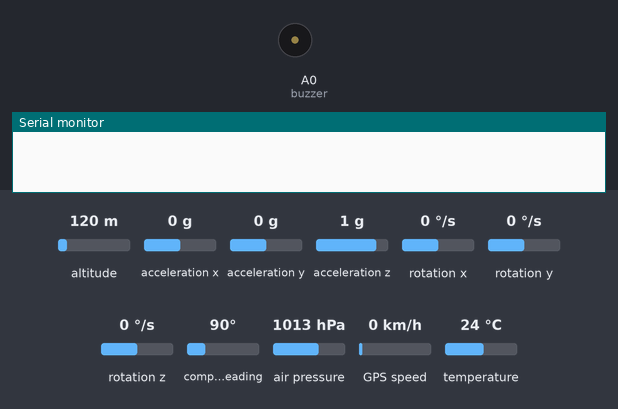
This program was run on a simulated Teensy 3. Parts: buzzer (waves = sounding), the last lines printed to the serial monitor. The inputs (shaded band) are chosen by the test bench; at power-on: altitude 120 m, acceleration x 0 g, acceleration y 0 g, acceleration z 1 g, rotation x 0 °/s, rotation y 0 °/s, rotation z 0 °/s, compass heading 90°, air pressure 1013 hPa, GPS speed 0 km/h, temperature 24 °C. Storage starts empty; the GPS gets a fix after 3 s at 37.7749, -122.4194 with 8 satellites.

Above: at 0.1 s.
At 1.1 s:
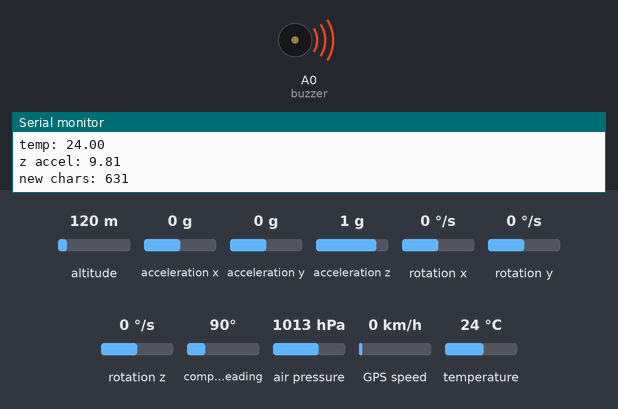
Timing chart, 0 to 2.6 s (numbered marks = the images above):
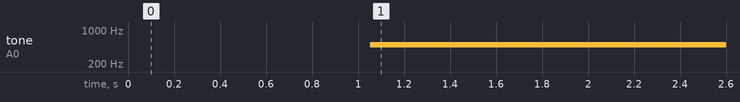

Measured:
- by itself, tone on A0 (buzzer): silent → 500 Hz at 1.1 s

The program:

main.cpp
```cpp
#include <Arduino.h>

// Sensors
#include <Adafruit_BMP280.h>
#include <Adafruit_BNO055.h>
#include <Adafruit_GPS.h>
#include <TinyGPS++.h>
#include <SD.h>

// Other
#include <Wire.h>  // for I2C communication
#include <utility/imumaths.h>

// Modified RX/TX serial for GPS and XTEND communication
#define gpsSerial Serial5
#define xtendSerial Serial4
#define DEBUG_MODE true

#define buzzer 14  // pin must be PWM
#define BUZZER_FREQ 500
#define BUZZER_DUR 500  // in ms

// Refer to https://www.pjrc.com/teensy/pinout.html for pinout. Vin --> 3.3V (T)
Adafruit_BMP280 bmp;  // I2C wiring: SCK-->SCL0 (T19), SDI-->SDA0 (T18)
Adafruit_BNO055 bno;  // I2C wiring: SCL-->SCL0 (T19), SDA-->SDA0 (T18)

// These refer to the same sensor. Adafruit's library is used to start it, and TinyGPSPlus is used to read
Adafruit_GPS GPS(&gpsSerial);  // HW serial: TX-->RX (T0), RX-->TX (T1)
TinyGPSPlus gps;

// Configuration vars
String file_prefix = "data";
String file_type = ".txt";
const int card_chip_select = BUILTIN_SDCARD;
String header = "Latitude,Longitude,BMP_altitude,Time_passed,Temperature,GPS_speed,Accel_magnitude,Satellites,Fix,GPS_altitude,Heading,Pressure,IMU_speed, new_char_processed,Accel_x,Accel_y,Accel_z,Gyro_x,Gyro_y,Gyro_z,Mag_x,Mag_y,Mag_z";

// Functional vars
String datastring;
String cache;  // cached datastrings
int file_num = 0;  // current file number
int cached_records = 0;  // current number of cached records; used to determine whether or not to write to SD
int file_records = 0;  // total records in the current file
int cache_max = 50;  // cache this many records before writing to the file
int max_records = 500;  // maximum number of records per file
bool using_interrupt = false;  // GPS: false by default

uint32_t t_curr, t_prev;  // timers
float ground_alt, alt_prev;
float accel_x,accel_y,accel_z,gyro_x,gyro_y,gyro_z,mag_x,mag_y,mag_z,temperature,pressure,alt,speed,accel_magnitude;
uint32_t sats,chars_processed,new_chars_processed,prev_chars_processed; bool fix; double gps_speed,gps_alt; float lng,lat,heading;  // GPS vars

int counter = 0;

// Function prototypes to keep the board happy
static int create_file(int file_num);
static void read_data();
static void send_data();
static void store_data();
static void buzz();
void use_interrupt(bool);

void setup() {
  Serial.begin(9600);
  xtendSerial.begin(9600); while (!xtendSerial);

  // GPS setup
  GPS.begin(9600);
  gpsSerial.begin(9600);
  GPS.sendCommand(PMTK_SET_NMEA_OUTPUT_RMCGGA);  // Comment this line to turn off RMC (recommended minimum) and GGA (fix data) including altitude
  //GPS.sendCommand(PMTK_SET_NMEA_OUTPUT_RMCONLY);  // Uncomment this line to turn on only the "minimum recommended" data
  GPS.sendCommand(PMTK_SET_NMEA_UPDATE_5HZ);  // Set the update rate -- TEST TO SEE IF 1HZ or 5HZ WORKS BETTER
  //GPS.sendCommand(PGCMD_ANTENNA);  // Uncomment to request updates on antenna status

  #ifdef __arm__
    using_interrupt = false;  // NOTE: we don't want to use interrupts on the Due
  #else
    useInterrupt(true);
  #endif
  delay(1000);
  gpsSerial.println(PMTK_Q_RELEASE);

  // Begin the other sensors
  if (!bmp.begin())
    Serial.println("Error: bmp not detected.");
  if (!bno.begin())
    Serial.println("Error: bno not detected.");
  if (!SD.begin(card_chip_select))
    Serial.println("Error: SD card not detected.");

  file_num = create_file(file_num);

  ground_alt = bmp.readAltitude();
  t_prev = millis();
  alt_prev = ground_alt;
}

void loop() {
  read_data();
  store_data();
  if (counter % 20 == 0) {
    buzz();  // buzz every 10 iterations; ~500ms
  }
  counter++;
}

// Create a new file, usually with an index one higher than the previous
static int create_file(int file_num) {
  int current_num = file_num + 1;
  String file_name;

  while(true) {
    file_name = file_prefix + current_num + file_type;
    char data_file_char_array[file_name.length() + 1];
    file_name.toCharArray(data_file_char_array, file_name.length() + 1);

    // If the file doesn't exist, create it, otherwise try the next number
    if (!SD.exists(data_file_char_array)) {
      File datafile = SD.open(data_file_char_array, FILE_WRITE);
      datafile.println(header);
      datafile.close();
      break;
    } else {
      current_num++;
    }
  }
  return current_num;
}

static void read_data() {
  // ############ Read from the sensors ############
  imu::Vector<3> accel_euler = bno.getVector(Adafruit_BNO055::VECTOR_ACCELEROMETER);
  accel_x = accel_euler.x();
  accel_y = accel_euler.y();
  accel_z = accel_euler.z();

  imu::Vector<3> gyro_euler = bno.getVector(Adafruit_BNO055::VECTOR_GYROSCOPE);
  gyro_x = gyro_euler.x();
  gyro_y = gyro_euler.y();
  gyro_z = gyro_euler.z();

  imu::Vector<3> mag_euler = bno.getVector(Adafruit_BNO055::VECTOR_MAGNETOMETER);
  mag_x = mag_euler.x();
  mag_y = mag_euler.y();
  mag_z = mag_euler.z();

  temperature = bmp.readTemperature();
  pressure = bmp.readPressure();
  alt = bmp.readAltitude() - ground_alt;

  // Calculate velocity and magnitude of acceleration
  t_curr = millis();
  speed = (alt - alt_prev)/((t_curr - t_prev)/1000.0);
  accel_magnitude = sqrt(pow(accel_x,2) + pow(accel_y,2) + pow(accel_z,2));
  t_prev = t_curr;
  alt_prev = alt;

  while (gpsSerial.available()) gps.encode(gpsSerial.read());
  chars_processed = gps.charsProcessed();
  new_chars_processed = chars_processed - prev_chars_processed;
  prev_chars_processed = chars_processed;

  sats = gps.satellites.value();
  lng = gps.location.lng();
  lat = gps.location.lat();
  heading = gps.course.deg();
  gps_speed = gps.speed.kmph();
  gps_alt = gps.altitude.meters();
  fix = (gps.sentencesWithFix() > 0 && new_chars_processed > 30)? true:false;

  if (DEBUG_MODE && counter % 100 == 0) {
    Serial.println();
    Serial.println("##################### NEW TRANSMISSION ######################");
    Serial.print("temp: "); Serial.println(temperature);
    Serial.print("z accel: "); Serial.println(accel_z);
    //Serial.print("sats: "); Serial.println(sats);
    //Serial.print("fix: "); Serial.println(fix);
    Serial.print("new chars: "); Serial.println(new_chars_processed);
  }

  // ############ Create the datastring ############
  datastring += String(lat, 6);
  datastring += ",";
  datastring += String(lng, 6);
  datastring += ",";
  datastring += alt;  // from the BMP
  datastring += ",";
  datastring += String(t_curr);  // in milliseconds
  datastring += ",";
  datastring += temperature;
  datastring += ",";

  datastring += String(gps_speed, 6);  // in kmph
  datastring += ",";
  datastring += accel_magnitude;
  datastring += ",";
  datastring += String(sats, 0);
  datastring += ",";

  send_data();  // to the xtend


  datastring += String(fix);
  datastring += ",";
  datastring += String(gps_alt, 6);  // in metres
  datastring += ",";
  datastring += String(heading, 6);  // in degrees
  datastring += ",";
  datastring += pressure;
  datastring += ",";
  datastring += speed;  // calculated from the IMU data
  datastring += ",";
  datastring += String(new_chars_processed);
  datastring += ",";

  // Add data not-to-transmit to the datastring
  datastring += String(accel_x,6);
  datastring += ",";
  datastring += String(accel_y,6);
  datastring += ",";
  datastring += String(accel_z,6);
  datastring += ",";
  datastring += String(gyro_x,6);
  datastring += ",";
  datastring += String(gyro_y,6);
  datastring += ",";
  datastring += String(gyro_z,6);
  datastring += ",";
  datastring += String(mag_x,6);
  datastring += ",";
  datastring += String(mag_y,6);
  datastring += ",";
  datastring += String(mag_z,6);
  datastring += "\n";  // end of record
}

static void send_data() {
  xtendSerial.print("S");
  //xtendSerial.print(datastring);
  xtendSerial.println("E");
}

static void store_data() {
  cache += datastring;
  datastring = "";
  cached_records++;

  // Only empty cache to the SD card if the number of records exceeds the limit
  if (cached_records >= cache_max) {
    String file_name = file_prefix + file_num + file_type;
    char data_file_char_array[file_name.length() + 1];
    file_name.toCharArray(data_file_char_array, file_name.length() + 1);

    if (SD.exists(data_file_char_array)) {
      File dataFile = SD.open(data_file_char_array, FILE_WRITE);

      if (dataFile) {
        dataFile.print(cache);
        dataFile.close();

        // Clear the cache and update the counters
        file_records += cached_records;
        cached_records = 0;
        cache = "";
      }
    }

    if (file_records >= max_records) {
      if (DEBUG_MODE) { Serial.print("new file num: "); Serial.println(file_num+1); }
      file_num = create_file(file_num);
      file_records = 0;
    }
  }
}

void buzz() {
  tone(buzzer, BUZZER_FREQ, BUZZER_DUR);
}

#ifdef __AVR__
// Interrupt is called once a millisecond, looks for any new GPS data, and stores it
SIGNAL(TIMER0_COMPA_vect) {
  char c = gps.read();
  // if you want to debug, this is a good time to do it!
#ifdef UDR0
  if (DEBUG_MODE)
    if (c) UDR0 = c;
    // writing direct to UDR0 is much much faster than Serial.print
    // but only one character can be written at a time.
#endif
}

void useInterrupt(boolean v) {
  if (v) {
    // Timer0 is already used for millis() - we'll just interrupt somewhere
    // in the middle and call the "Compare A" function above
    OCR0A = 0xAF;
    TIMSK0 |= _BV(OCIE0A);
    using_interrupt = true;
  } else {
    // do not call the interrupt function COMPA anymore
    TIMSK0 &= ~_BV(OCIE0A);
    using_interrupt = false;
  }
}
#endif //#ifdef__AVR__
```
